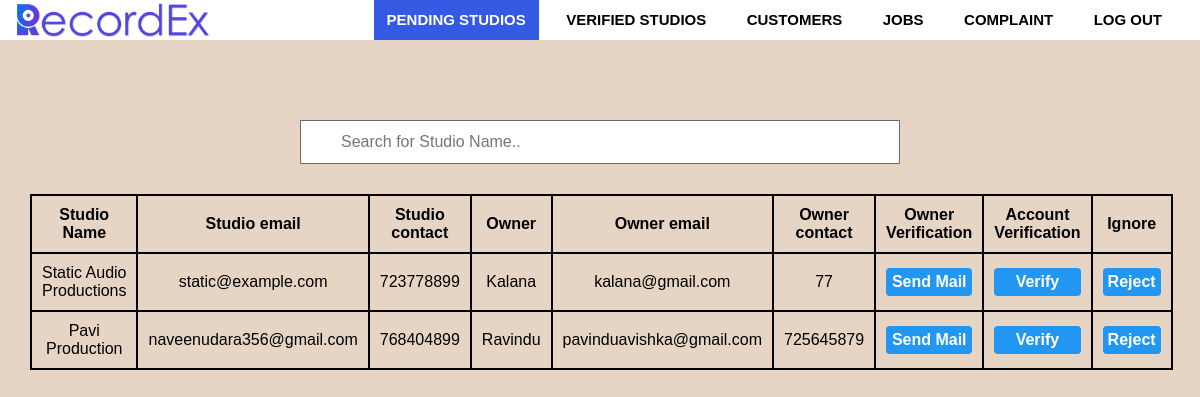
Page /admin/adminhome.php on the earlier database version.
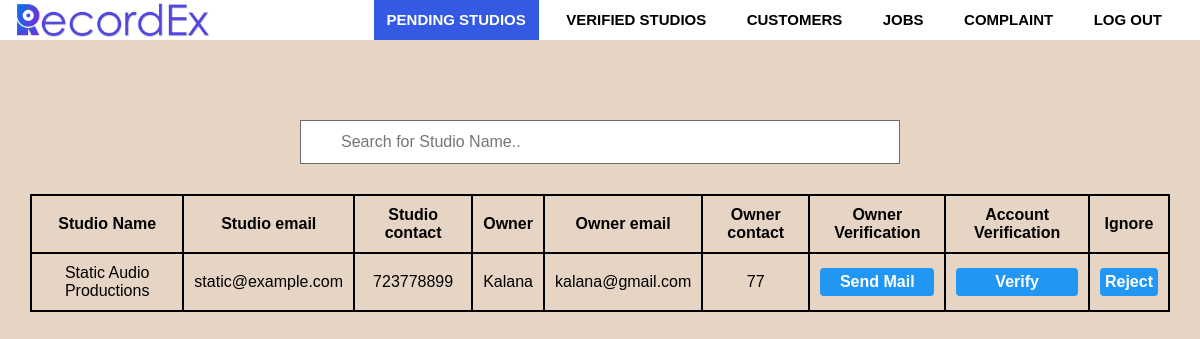
Same page on the later database version.
### tables this page shows
CREATE TABLE `studio` (
  `studio_id` int(5) NOT NULL,
  `studio_name` varchar(100) NOT NULL,
  `s_address_line1` varchar(100) NOT NULL,
  `s_address_line2` varchar(100) NOT NULL,
  `s_city` varchar(100) NOT NULL,
  `distric` varchar(100) NOT NULL,
  `postalcode` varchar(100) NOT NULL,
  `s_email` varchar(100) NOT NULL,
  `password` varchar(200) NOT NULL,
  `s_tele_no` int(20) NOT NULL,
  `paypal` varchar(100) NOT NULL,
  `owner_id` int(100) NOT NULL,
  `profile` varchar(500) NOT NULL,
  `cover` varchar(500) NOT NULL,
  `description` text NOT NULL,
  `latitude` varchar(50) NOT NULL,
  `longitude` varchar(50) NOT NULL,
  `verified` tinyint(4) NOT NULL DEFAULT 0,
  `email_verified` tinyint(1) NOT NULL DEFAULT 0,
  `owner_verified` tinyint(1) NOT NULL DEFAULT 0,
  `blocked` int(1) NOT NULL DEFAULT 0,
  `status` varchar(10) NOT NULL DEFAULT 'Active now'
);

CREATE TABLE `owner` (
  `owner_id` int(100) NOT NULL,
  `first_name` varchar(100) NOT NULL,
  `last_name` varchar(100) NOT NULL,
  `e_mail` varchar(150) NOT NULL,
  `tp_number` int(10) NOT NULL
);

### admin/adminhome.php (the view, shortened to what this page needs)
<?php
require_once('../inc/connection.php');
?>
<?php
            if(!isset($_GET['error'])){
                    $query="SELECT studio.studio_id,studio.studio_name,studio.s_email,studio.s_tele_no,studio.owner_verified,owner.first_name,owner.e_mail,owner.tp_number FROM studio
                    INNER JOIN owner ON owner.owner_id = studio.owner_id WHERE ((studio.verified = '0') AND (studio.email_verified = '1'))";
                    $result_set=mysqli_query($connection,$query);
                    if($result_set){
                        if(mysqli_num_rows($result_set)==0){
                            header('Location: adminhome.php?error=There is no pending studios');
                        }
                        else{
                            $table = "<table id='pending'>";
                            $table .= "<tr><th>Studio Name</th><th>Studio email</th><th>Studio contact</th><th>Owner</th><th>Owner email</th><th>Owner contact</th><th>Owner Verification</th><th>Account Verification</th><th>Ignore</th></tr>";
                            while($record =mysqli_fetch_assoc($result_set)){
                                $table .= "<tr>";
                                    $table .= "<td>".$record['studio_name']."</td>";
                                    $table .= "<td>".$record['s_email']."</td>";
                                    $table .= "<td>".$record['s_tele_no']."</td>";
                                    $table .= "<td>".$record['first_name']."</td>";
                                    $table .= "<td>".$record['e_mail']."</td>";
                                    $table .= "<td>".$record['tp_number']."</td>";
                                    $query4 = "SELECT * FROM owner_verification WHERE email='{$record['e_mail']}' AND st_email='{$record['s_email']}'";
                                    $result_set4 = mysqli_query($connection,$query4);
                                    if(mysqli_num_rows($result_set4)==1){
                                        $table .= "<td>"."<button style='background:#737A76;'>Pending</button>"."</td>";
                                      }
                                    else{
                                        if($record['owner_verified']==1){
                                          $table .= "<td>"."<button style='background:#13D32A;'>Done</button>"."</td>";
                                        }
                                        else{
                                          $table .= "<td>"."<form action=adminhome.php?owner_verify=$record[studio_id] method='post' ><button type='submit' name='verify'>Send Mail</button></form>"."</td>";
                                        }
                                      }
                                    $table .= "<td>"."<button type='submit' onclick='verifyme($record[studio_id])'>Verify</button>"."</td>";
                                    $table .= "<td>"."<button type='submit' onclick='rejectme($record[studio_id])'>Reject</button>"."</td>";
                                $table .= "</tr>";
                            }
                        }
                    }
              }
    ?>
<!DOCTYPE html>
<html>
<head>
   <link rel="stylesheet" type="text/css" href="css/admin.css">
   <?php require_once('inc/navbar.php'); ?>
</head>
<body>
<div class="row">
  <input type="text" id="myInput" onkeyup="myFunction()" placeholder="Search for Studio Name.." title="Type in a Name">
    <?php
         if(isset($_GET['error'])){
            echo '<div class="error">';
               echo $_GET['error'];
            echo '</div>';
           }
           else{
            echo $table;
           }
    ?>
</div>
</body>
</html>

Differences in the rows shown:
no longer on this page (row edited): studio: studio_name "Pavi Production", s_email "naveenudara356@gmail.com", s_tele_no "768404899", owner.first_name "Ravindu", owner.e_mail "pavinduavishka@gmail.com", owner.tp_number "725645879"
